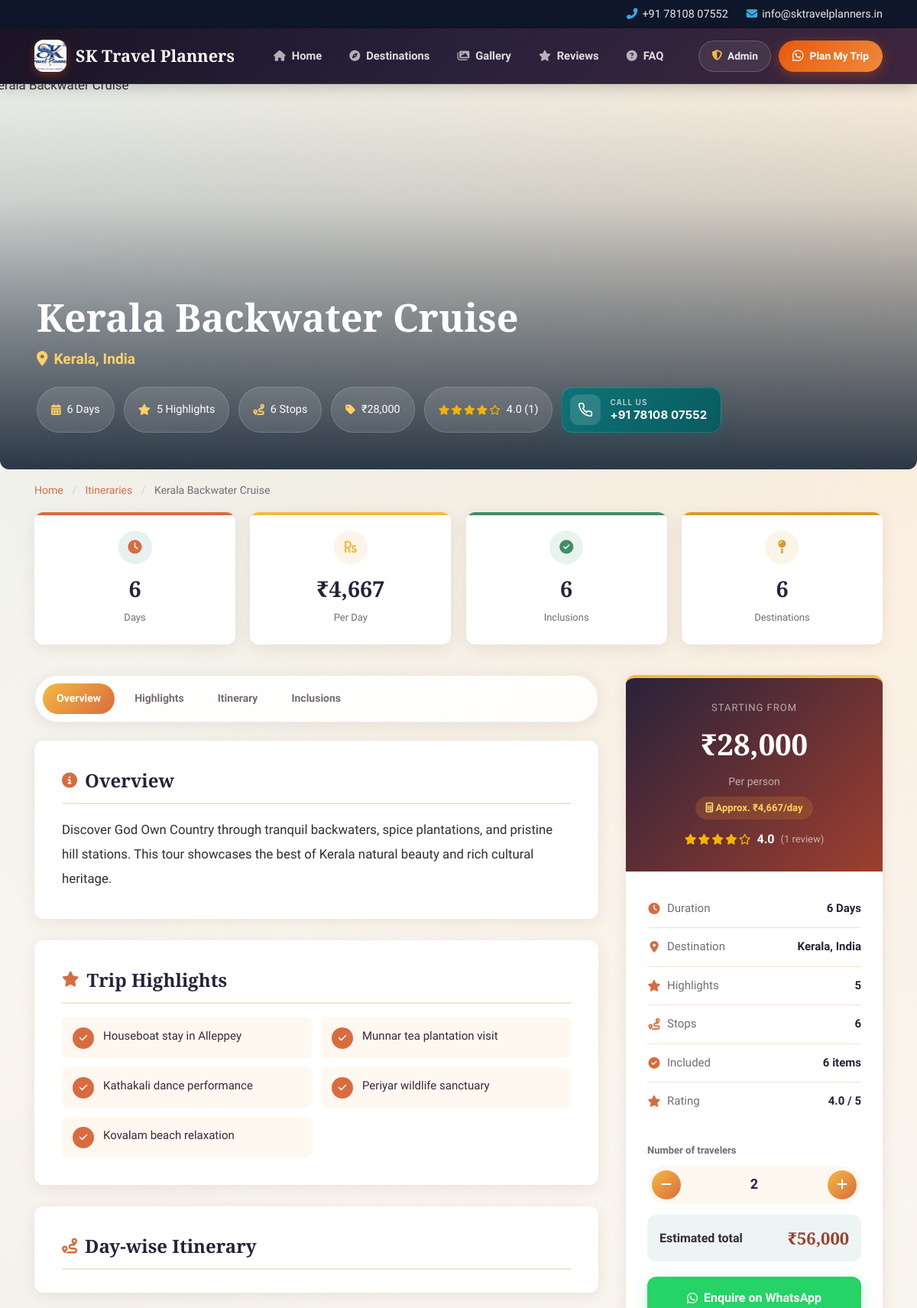
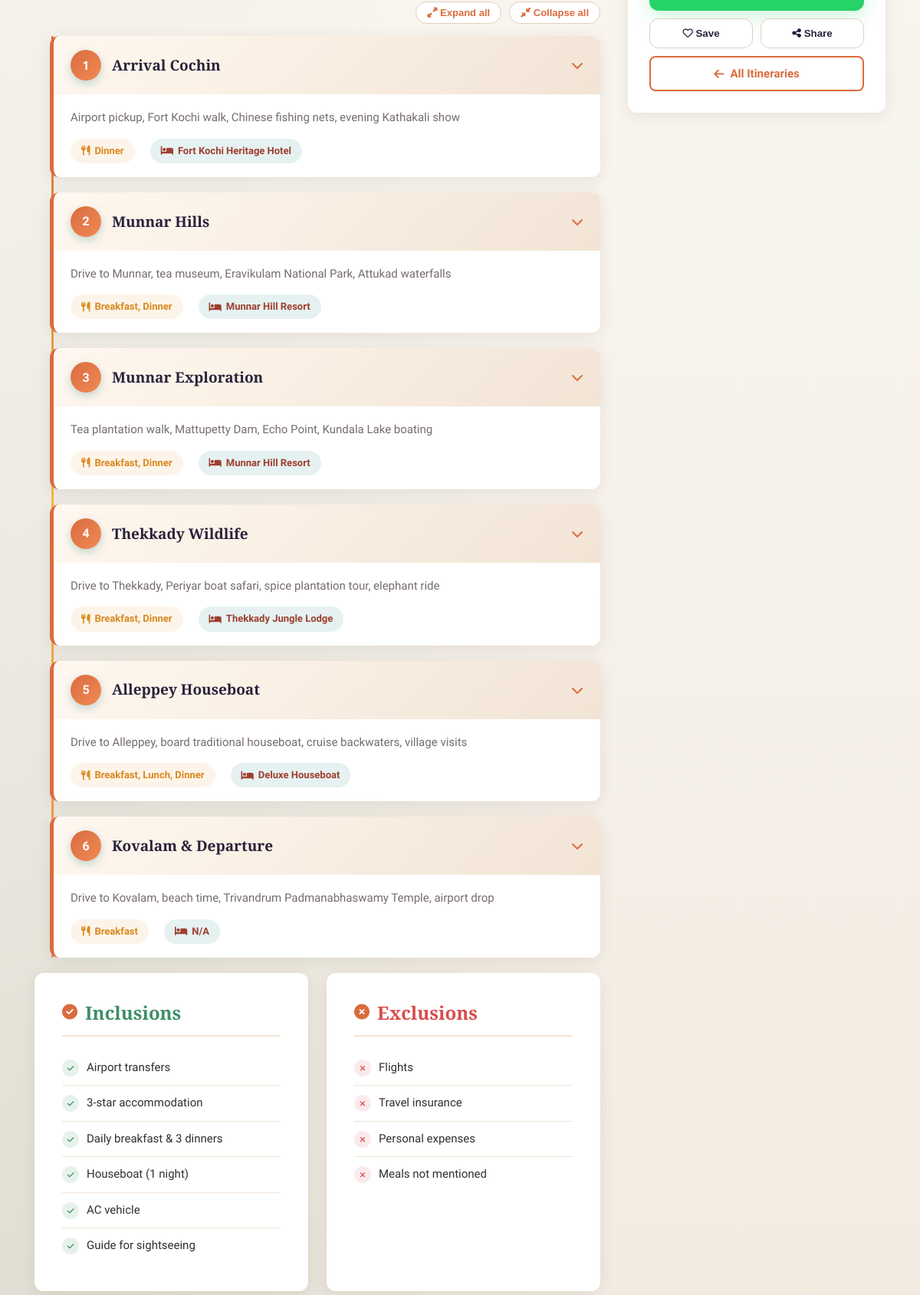
Screenshot of /detail.php?id=3 (upper part) with the database file from the repository (2 pictures, top to bottom).
### tables this page shows
CREATE TABLE IF NOT EXISTS itineraries (
    id            INT AUTO_INCREMENT PRIMARY KEY,
    title         VARCHAR(255) NOT NULL,
    destination   VARCHAR(255) NOT NULL,
    description   TEXT,
    price         DECIMAL(12,2) DEFAULT 0.00,
    duration_days INT DEFAULT 1,
    image         VARCHAR(255) DEFAULT NULL,
    highlights    TEXT,
    inclusions    TEXT,
    exclusions    TEXT,
    day_plan      TEXT,
    status        TINYINT(1) DEFAULT 1,

    created_at    TIMESTAMP DEFAULT CURRENT_TIMESTAMP,
    updated_at    TIMESTAMP DEFAULT CURRENT_TIMESTAMP
                  ON UPDATE CURRENT_TIMESTAMP

);

### detail.php (the view, shortened to what the rows shown need)
<?php
require_once 'config.php';
$id = isset($_GET['id']) ? (int)$_GET['id'] : 0;
$stmt = $pdo->prepare("SELECT * FROM itineraries WHERE id = ? AND status = 1");
$stmt->execute([$id]);
$itin = $stmt->fetch();
$highlights = json_decode($itin['highlights'], true) ?? [];
$inclusions = json_decode($itin['inclusions'], true) ?? [];
$exclusions = json_decode($itin['exclusions'], true) ?? [];
$dayPlan    = json_decode($itin['day_plan'], true) ?? [];
$totalDays    = (int)$itin['duration_days'];
$perDay       = $totalDays > 0 ? round((float)$itin['price'] / $totalDays) : 0;
$highlightCnt = count($highlights);
$inclusionCnt = count($inclusions);
$stopCnt      = count($dayPlan);
$ratings = [];
try {
    $rs = $pdo->prepare(
        "SELECT itinerary_id, ROUND(AVG(rating), 1) AS avg_rating, COUNT(*) AS total
         FROM itinerary_reviews
         WHERE itinerary_id = ?
         GROUP BY itinerary_id"
    );
    $rs->execute([$id]);
    foreach ($rs->fetchAll(PDO::FETCH_ASSOC) as $r) {
        $ratings[(int)$r['itinerary_id']] = [
            'avg'   => (float)$r['avg_rating'],
            'count' => (int)$r['total'],
        ];
    }
} catch (Throwable $e) {
    error_log('Ratings unavailable: ' . $e->getMessage());
}
$ratingAvg   = $ratings[$id]['avg']   ?? 0.0;
$ratingCount = $ratings[$id]['count'] ?? 0;
if (!function_exists('renderStars')) {
    function renderStars(float $avg): string {
        $html = '';
        for ($i = 1; $i <= 5; $i++) {
            if ($avg >= $i)            $html .= '<i class="fas fa-star"></i>';
            elseif ($avg >= $i - 0.5)  $html .= '<i class="fas fa-star-half-alt"></i>';
            else                       $html .= '<i class="far fa-star"></i>';
        }
        return $html;
    }
}
?>
<!DOCTYPE html>
<html lang="en">
<head>
    <link rel="stylesheet" href="style.css">
    <link rel="stylesheet" href="https://cdnjs.cloudflare.com/ajax/libs/font-awesome/6.5.0/css/all.min.css">
</head>
<body class="detail-page">
<div class="detail-hero">
    <div class="detail-hero-overlay">
        <h1><?= e($itin['title']) ?></h1>
        <div class="detail-dest-tag">
            <i class="fas fa-map-marker-alt"></i> <?= e($itin['destination']) ?>
        </div>
        <div class="detail-hero-badges">
            <span class="detail-hero-badge"><i class="fas fa-calendar-alt"></i> <?= $totalDays ?> Days</span>
            <span class="detail-hero-badge"><i class="fas fa-star"></i> <?= $highlightCnt ?> Highlights</span>
            <span class="detail-hero-badge"><i class="fas fa-route"></i> <?= $stopCnt ?> Stops</span>
            <span class="detail-hero-badge"><i class="fas fa-tag"></i> <?= e(formatPrice($itin['price'])) ?></span>
            <?php if ($ratingCount > 0): ?>
            <span class="detail-hero-badge rating" title="<?= e(number_format($ratingAvg, 1)) ?> out of 5">
                <span class="stars"><?= renderStars($ratingAvg) ?></span>
                <?= e(number_format($ratingAvg, 1)) ?> (<?= $ratingCount ?>)
            </span>
            <?php endif; ?>
            <a href="tel:+917810807552" class="call-button" aria-label="Call us at +91 78108 07552">
                <span class="call-icon" aria-hidden="true">
                </span>
                <span class="call-content">
                </span>
            </a>
        </div>
    </div>
</div>
<div class="container">
    <div class="breadcrumb">
        <a href="index.php">Home</a>
        <span>/</span>
        <a href="index.php#itineraries">Itineraries</a>
        <span>/</span>
        <?= e($itin['title']) ?>
    </div>
</div>
<section class="container" style="margin-bottom: 40px;">
    <div class="stats-row" id="stats-row">
        <div class="stat-card">
            <div class="stat-icon"><i class="fas fa-clock"></i></div>
            <div class="stat-value" data-count="<?= $totalDays ?>"><?= $totalDays ?></div>
            <div class="stat-label">Days</div>
        </div>
        <div class="stat-card">
            <div class="stat-icon"><i class="fas fa-rupee-sign"></i></div>
            <div class="stat-value"><?= e(formatPrice($perDay)) ?></div>
            <div class="stat-label">Per Day</div>
        </div>
        <div class="stat-card">
            <div class="stat-icon"><i class="fas fa-check-circle"></i></div>
            <div class="stat-value" data-count="<?= $inclusionCnt ?>"><?= $inclusionCnt ?></div>
            <div class="stat-label">Inclusions</div>
        </div>
        <div class="stat-card">
            <div class="stat-icon"><i class="fas fa-map-pin"></i></div>
            <div class="stat-value" data-count="<?= $stopCnt ?>"><?= $stopCnt ?></div>
            <div class="stat-label">Destinations</div>
        </div>
    </div>
</section>
<section style="padding-bottom: 60px;">
    <div class="container detail-grid">
        <div>
            <div class="info-box" id="overview" data-animate>
                <h2><i class="fas fa-info-circle"></i> Overview</h2>
                <p class="overview-text"><?= nl2br(e($itin['description'])) ?></p>
            </div>
            <?php if (!empty($highlights)): ?>
            <div class="info-box" id="highlights" data-animate>
                <h2><i class="fas fa-star"></i> Trip Highlights</h2>
                <div class="highlights-grid">
                    <?php foreach ($highlights as $idx => $h): ?>
                    <div class="highlight-item">
                        <span class="hi-icon"><i class="fas fa-check"></i></span>
                        <span><?= e($h) ?></span>
                    </div>
                    <?php endforeach; ?>
                </div>
            </div>
            <?php endif; ?>
            <?php if (!empty($dayPlan)): ?>
            <div class="info-box" id="itinerary" data-animate style="padding-bottom: 12px;">
                <h2><i class="fas fa-route"></i> Day-wise Itinerary</h2>
            </div>
            <?php endif; ?>
            <?php if (!empty($inclusions) || !empty($exclusions)): ?>
            <div class="inc-exc-grid" id="inclusions">
                <?php if (!empty($inclusions)): ?>
                <div class="info-box" data-animate>
                    <h2 style="color: var(--success);"><i class="fas fa-check-circle"></i> Inclusions</h2>
                    <ul class="inc-list">
                        <?php foreach ($inclusions as $inc): ?>
                        <li>
                            <span class="list-dot"><i class="fas fa-check"></i></span>
                            <span><?= e($inc) ?></span>
                        </li>
                        <?php endforeach; ?>
                    </ul>
                </div>
                <?php endif; ?>
                <?php if (!empty($exclusions)): ?>
                <div class="info-box" data-animate>
                    <h2 style="color: var(--danger);"><i class="fas fa-times-circle"></i> Exclusions</h2>
                    <ul class="exc-list">
                        <?php foreach ($exclusions as $exc): ?>
                        <li>
                            <span class="list-dot"><i class="fas fa-times"></i></span>
                            <span><?= e($exc) ?></span>
                        </li>
                        <?php endforeach; ?>
                    </ul>
                </div>
                <?php endif; ?>
            </div>
            <?php endif; ?>
        </div>
        <div>
            <div class="sidebar-box">
                <div class="sidebar-price-section">
                    <div class="sidebar-price-label">Starting from</div>
                    <div class="sidebar-price-big"><?= e(formatPrice($itin['price'])) ?></div>
                    <div class="sidebar-price-note">Per person</div>
                    <?php if ($perDay > 0): ?>
                    <div class="sidebar-per-day">
                        <i class="fas fa-calculator"></i> Approx. <?= e(formatPrice($perDay)) ?>/day
                    </div>
                    <?php endif; ?>
                    <?php if ($ratingCount > 0): ?>
                    <div class="rating-summary">
                        <span class="stars"><?= renderStars($ratingAvg) ?></span>
                        <span class="rating-num"><?= e(number_format($ratingAvg, 1)) ?></span>
                        <span class="rating-count">(<?= $ratingCount ?> review<?= $ratingCount === 1 ? '' : 's' ?>)</span>
                    </div>
                    <?php else: ?>
                    <div class="rating-empty"><i class="far fa-star"></i> No reviews yet</div>
                    <?php endif; ?>
                </div>
                <div class="sidebar-details">
                    <div class="sidebar-detail-row">
                        <span class="sdr-label"><i class="fas fa-clock"></i> Duration</span>
                        <span class="sdr-value"><?= $totalDays ?> Days</span>
                    </div>
                    <div class="sidebar-detail-row">
                        <span class="sdr-label"><i class="fas fa-map-marker-alt"></i> Destination</span>
                        <span class="sdr-value"><?= e($itin['destination']) ?></span>
                    </div>
                    <div class="sidebar-detail-row">
                        <span class="sdr-label"><i class="fas fa-star"></i> Highlights</span>
                        <span class="sdr-value"><?= $highlightCnt ?></span>
                    </div>
                    <div class="sidebar-detail-row">
                        <span class="sdr-label"><i class="fas fa-route"></i> Stops</span>
                        <span class="sdr-value"><?= $stopCnt ?></span>
                    </div>
                    <div class="sidebar-detail-row">
                        <span class="sdr-label"><i class="fas fa-check-circle"></i> Included</span>
                        <span class="sdr-value"><?= $inclusionCnt ?> items</span>
                    </div>
                </div>
            </div>
        </div>
    </div>
</section>
</body>
</html>

### rows the page displays
itineraries: title "Kerala Backwater Cruise", destination "Kerala, India", duration_days "6", highlights "5", day_plan "6", price "₹28,000", formatPrice($perDay) "₹4,667", inclusions "6", description "Discover God Own Country through tranquil backwaters, spice plantations, and pristine hill stations. This tour showcases the best of Kerala natural beauty and rich cultural heritage.", highlights "Houseboat stay in Alleppey", highlights "Munnar tea plantation visit", highlights "Kathakali dance performance", highlights "Periyar wildlife sanctuary", highlights "Kovalam beach relaxation", inclusions "Airport transfers", inclusions "3-star accommodation", inclusions "Daily breakfast & 3 dinners", inclusions "Houseboat (1 night)", inclusions "AC vehicle", inclusions "Guide for sightseeing", exclusions "Flights", exclusions "Travel insurance", exclusions "Personal expenses", exclusions "Meals not mentioned"

### other values shown
APP_NAME "SK Travel Planners"
$ratingAvg "4.0"
$ratingCount "1"
$d['day'] "1"
$d['title'] "Arrival Cochin"
$d['desc'] "Airport pickup, Fort Kochi walk, Chinese fishing nets, evening Kathakali show"
$d['meals'] "Dinner"
$d['hotel'] "Fort Kochi Heritage Hotel"
$d['day'] "2"
$d['title'] "Munnar Hills"
$d['desc'] "Drive to Munnar, tea museum, Eravikulam National Park, Attukad waterfalls"
$d['meals'] "Breakfast, Dinner"
$d['hotel'] "Munnar Hill Resort"
$d['day'] "3"
$d['title'] "Munnar Exploration"
